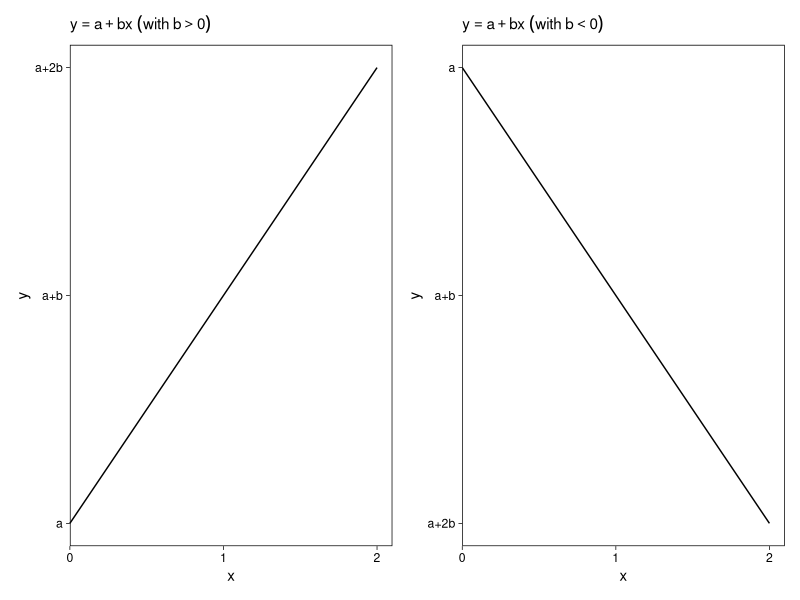
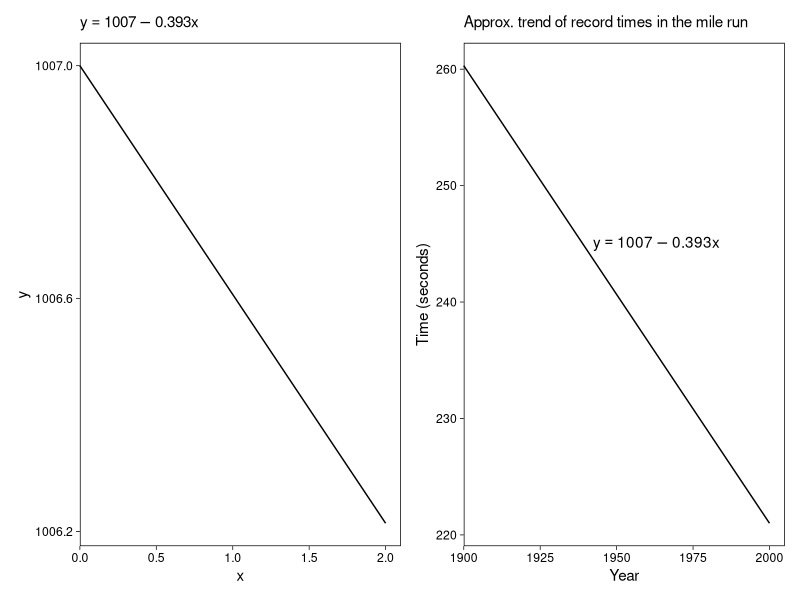
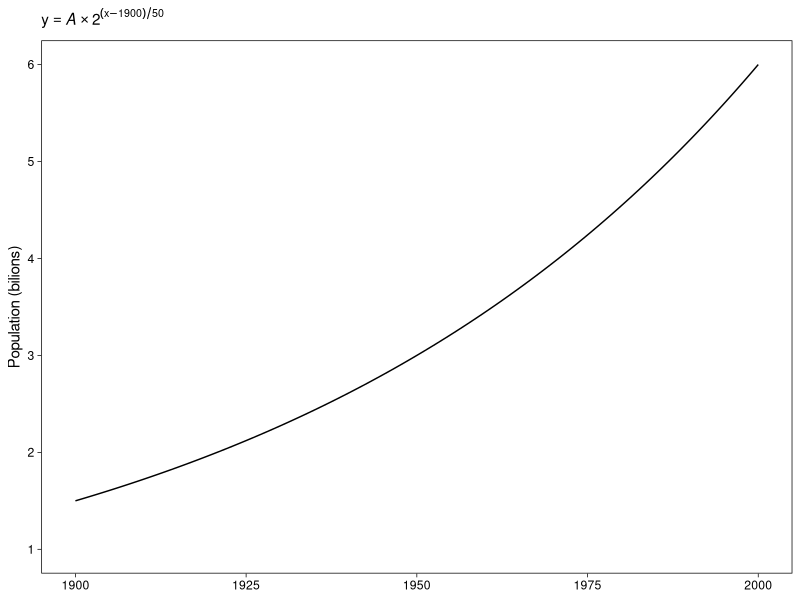
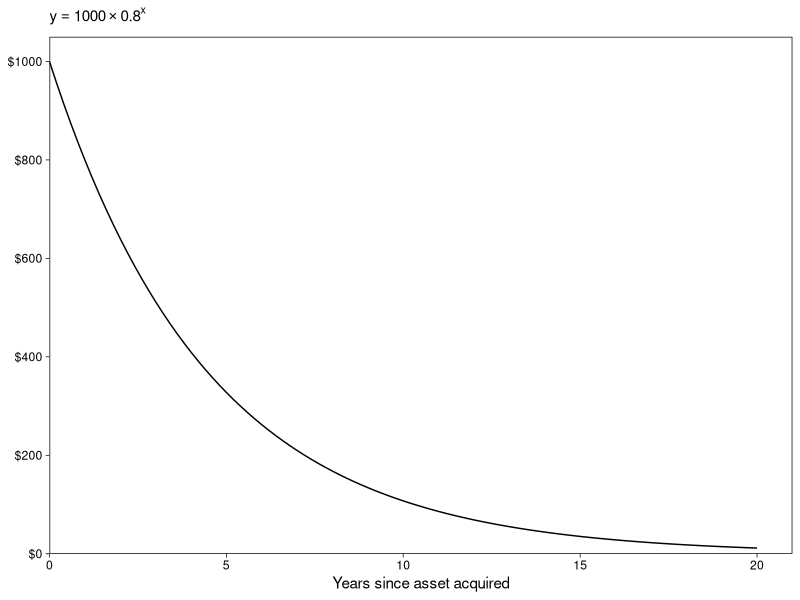
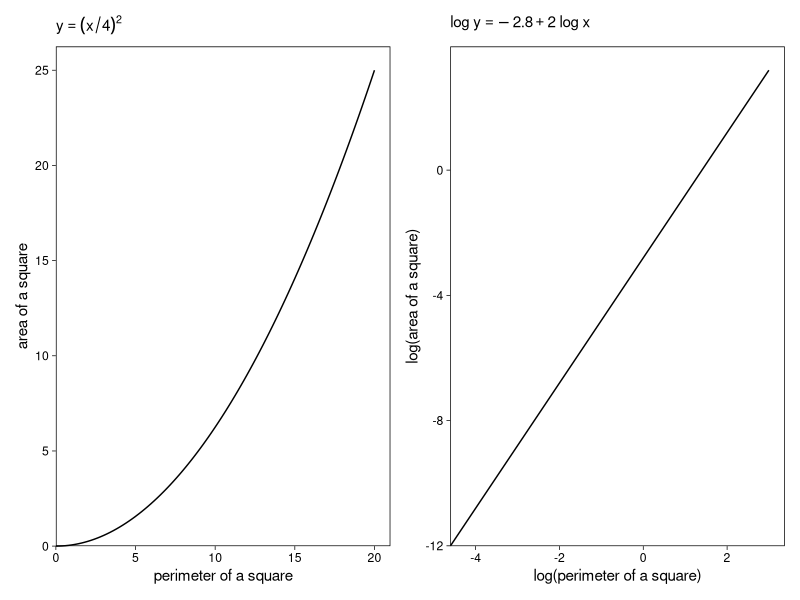
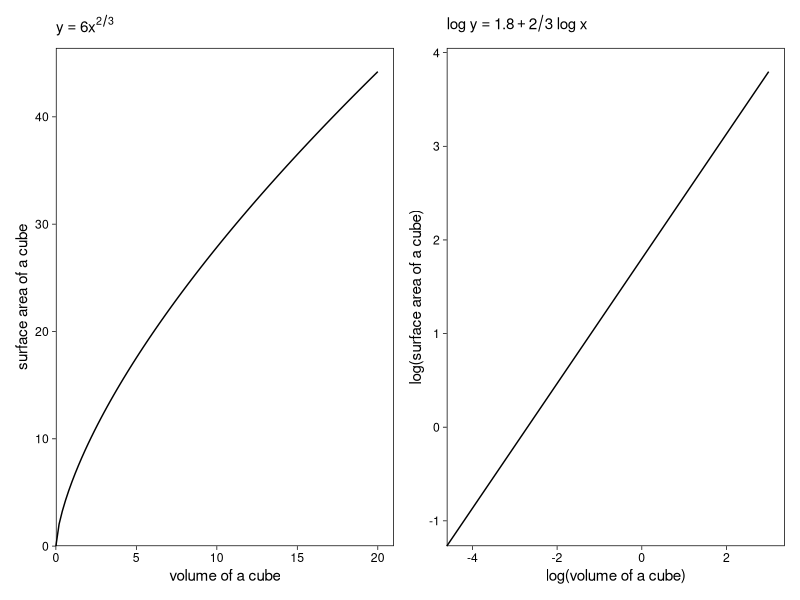
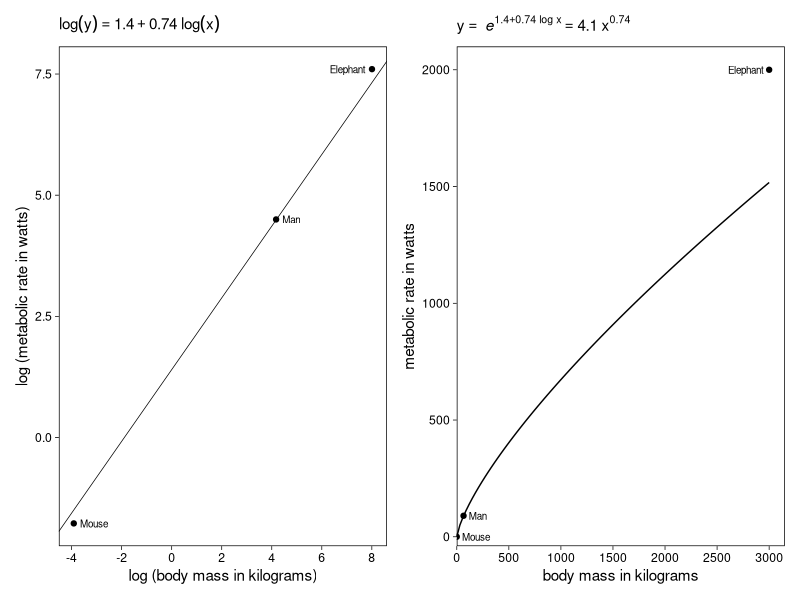
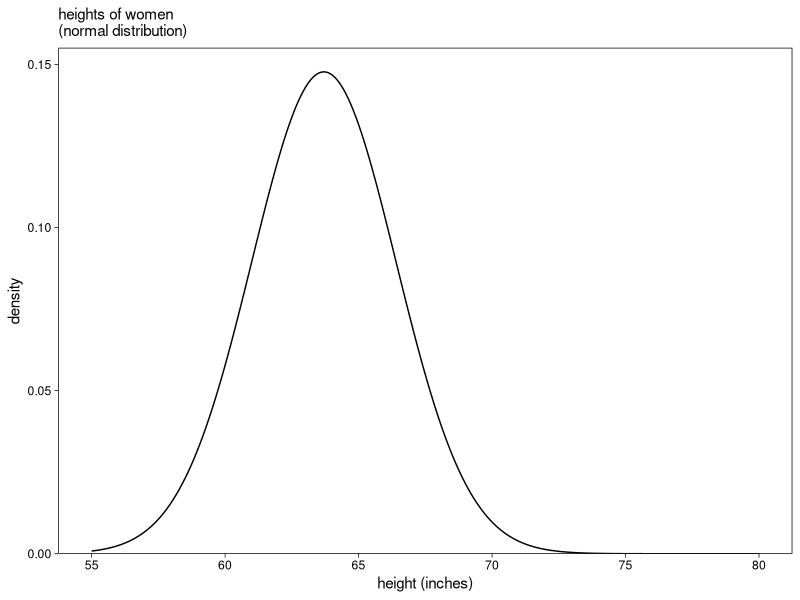

The R script that drew these images, in order:
## ---- chunk 1
knitr::opts_chunk$set(fig.retina = 2.5)
knitr::opts_chunk$set(fig.align = "center")
# options(width = 100)
## ---- chunk 2
library(tidyverse)

d <-
  tibble(stratum    = 1:3,
         label      = c("US", "Mexico", "Canada"),
         population = c(310, 112, 34) * 1e6,
         age_bar    = c(36.8, 26.7, 40.7))

# this is the tibble version of Figure 3.1
d

# compute the weighted average
d %>% 
  summarise(weighted_average = sum(population * age_bar) / sum(population))
## ---- chunk 3
d <-
  tibble(stratum = 1:2,
         label   = c("women", "men"),
         percent = c(51, 49),
         age_bar = c(38.1, 35.5))

# table form
d

# compute the weighted average
d %>% 
  summarise(weighted_average = sum(percent * age_bar) / sum(percent))
## ---- chunk 4
d <-
  tibble(stratum    = 1:2,
         label      = c("women", "men"),
         population = c(57, 15) * 1e5,
         percent    = c(79, 21),
         salary_bar = c(45865, 49207))

# table form
d

# compute the weighted average
d %>% 
  summarise(weighted_average = sum(percent * salary_bar) / sum(percent))
## ---- chunk 5
tibble(a_hat = 46.3,
       b_hat = 3.0,
       x     = c(-1, 0, 3)) %>% 
  mutate(formula = str_c(a_hat, " + ", b_hat, " * ", x)) %>% 
  mutate(y_hat = a_hat + b_hat * x)
## ---- chunk 6
# set the global plotting theme
theme_set(theme_linedraw() +
            theme(panel.grid = element_blank()))

a <- 0
b <- 1

# left
p1 <-
  tibble(x = 0:2) %>% 
  mutate(y = a + b * x) %>%
  
  ggplot(aes(x = x, y = y)) +
  geom_line() +
  scale_x_continuous(expand = expansion(mult = c(0, 0.05)), breaks = 0:2) +
  scale_y_continuous(breaks = 0:2, labels = c("a", "a+b", "a+2b")) +
  labs(subtitle = expression(y==a+bx~(with~b>0)))

b <- -1

# right
p2 <-
  tibble(x = 0:2) %>% 
  mutate(y = a + b * x) %>%
  
  ggplot(aes(x = x, y = y)) +
  geom_line() +
  scale_x_continuous(expand = expansion(mult = c(0, 0.05)), breaks = 0:2) +
  scale_y_continuous(breaks = 0:-2, labels = c("a", "a+b", "a+2b")) +
  labs(subtitle = expression(y==a+bx~(with~b<0)))

# combine with patchwork
library(patchwork)

p1 + p2
## ---- chunk 7
a <- 1007
b <- -0.393

# left
p1 <-
  tibble(x = 0:2) %>% 
  mutate(y = a + b * x) %>%
  
  ggplot(aes(x = x, y = y)) +
  geom_line() +
  scale_x_continuous(expand = expansion(mult = c(0, 0.05))) +
  scale_y_continuous(breaks = round(a + b * 0:2, digits = 1)) +
  labs(subtitle = expression(y==1007-0.393*x))
  
# right
p2 <-
  tibble(x = 0:2 * 50 + 1900) %>% 
  mutate(y = a + b * x) %>%
  
  ggplot(aes(x = x, y = y)) +
  geom_line() +
  annotate(geom = "text",
           x = 1963, y = 245,
           label = expression(y==1007-0.393*x),
           parse = T) +
  scale_x_continuous("Year", expand = expansion(mult = c(0, 0.05))) +
  scale_y_continuous("Time (seconds)", breaks = 22:26 * 10) +
  labs(subtitle = "Approx. trend of record times in the mile run")

# combine
p1 + p2
## ---- chunk 8
a <- 1.5 * 1e9

tibble(x = 1900:2000) %>% 
  mutate(y = a * 2^((x - 1900) / 50)) %>%
  
  ggplot(aes(x = x, y = y)) +
  geom_line() +
  scale_y_continuous("Population (bilions)", breaks = 1:6 * 1e9, labels = 1:6, limits = c(1e9, 6e9)) +
  labs(subtitle = expression(y==italic(A)%*%2^{(x-1900)/50}),
       x = NULL)
## ---- chunk 9
a <- 1e3

tibble(x = seq(from = 0, to = 20, by = 0.2)) %>% 
  mutate(y = a * 0.8^x) %>%
  
  ggplot(aes(x = x, y = y)) +
  geom_line() +
  scale_x_continuous("Years since asset acquired", expand = expansion(mult = c(0, 0.05))) +
  scale_y_continuous(NULL, breaks = 0:5 * 200, labels = function(x) str_c("$", x),
                     expand = expansion(mult = c(0, 0.05)), limits = c(0, NA)) +
  labs(subtitle = expression(y==1000%*%0.8^x),
       x = NULL)
## ---- chunk 10
p1 <-
  tibble(x = seq(from = 0, to = 20, by = 0.2)) %>% 
  mutate(y = (x / 4)^2) %>%
  
  ggplot(aes(x = x, y = y)) +
  geom_line() +
  scale_x_continuous("perimeter of a square", expand = expansion(mult = c(0, 0.05))) +
  scale_y_continuous("area of a square", expand = expansion(mult = c(0, 0.05))) +
  labs(subtitle = expression(y==(x/4)^2))

a <- -2.8
b <- 2

p2 <-
  # since log 0 = -infinity, start above 0
  tibble(x = seq(from = 0.01, to = 20, length.out = 20)) %>% 
  mutate(log_x = log(x)) %>% 
  mutate(log_y = a + b * log_x) %>%
  
  ggplot(aes(x = log_x, y = log_y)) +
  geom_line() +
  scale_x_continuous("log(perimeter of a square)", expand = expansion(mult = c(0, 0.05))) +
  scale_y_continuous("log(area of a square)", expand = expansion(mult = c(0, 0.05))) +
  labs(subtitle = expression(log~y==-2.8+2~log~x))

p1 + p2
## ---- chunk 11
p1 <-
  tibble(x = seq(from = 0, to = 20, by = 0.2)) %>% 
  mutate(y = 6 * x^(2/3)) %>%
  
  ggplot(aes(x = x, y = y)) +
  geom_line() +
  scale_x_continuous("volume of a cube", expand = expansion(mult = c(0, 0.05))) +
  scale_y_continuous("surface area of a cube", expand = expansion(mult = c(0, 0.05))) +
  labs(subtitle = expression(y==6*x^{2/3}))

a <- 1.8
b <- 2/3

p2 <-
  # since log 0 = -infinity, start above 0
  tibble(x = seq(from = 0.01, to = 20, length.out = 20)) %>% 
  mutate(log_x = log(x)) %>% 
  mutate(log_y = a + b * log_x) %>%
  
  ggplot(aes(x = log_x, y = log_y)) +
  geom_line() +
  scale_x_continuous("log(volume of a cube)", expand = expansion(mult = c(0, 0.05))) +
  scale_y_continuous("log(surface area of a cube)", expand = expansion(mult = c(0, 0.05))) +
  labs(subtitle = expression(log~y==1.8+2/3~log~x))

p1 + p2
## ---- chunk 12
# left
p1 <-
  tibble(mass   = log(c(0.02, 65, 3000)),
         meta   = log(c(0.17, 90, 2000)),
         label  = c("Mouse", "Man", "Elephant"),
         offset = c(0.25, 0.25, -0.25),
         hjust  = c(0, 0, 1)) %>% 
  
  ggplot(aes(y = meta)) +
  geom_abline(intercept = 1.4, slope = 0.74, size = 1/4) +
  geom_point(aes(x = mass)) +
  geom_text(aes(x = mass + offset, label = label, hjust = hjust),
            size = 2.5) +
  scale_x_continuous(breaks = -2:4 * 2) +
  labs(subtitle = expression(log(y)==1.4+0.74~log(x)),
       x = "log (body mass in kilograms)",
       y = "log (metabolic rate in watts)")
## ---- chunk 13
# right
p2 <-
  tibble(mass   = c(0.02, 65, 3000),
         meta   = c(0.17, 90, 2000),
         label  = c("Mouse", "Man", "Elephant"),
         offset = c(50, 50, -50),
         hjust  = c(0, 0, 1)) %>% 
  
  ggplot(aes(y = meta)) +
  geom_point(aes(x = mass)) +
  geom_text(aes(x = mass + offset, label = label, hjust = hjust),
            size = 2.5) +
  geom_function(fun = function(x) exp(1.4 + 0.74 * log(x))) +
  scale_x_continuous(breaks = 0:6 * 500, limits = c(0, NA),
                     expand = expansion(mult = c(0, 0.05))) +
  scale_y_continuous(expand = expansion(mult = c(0.02, 0.05))) +
  labs(subtitle = expression(y==~italic(e)^{1.4+0.74~log~x}==4.1~x^{0.74}),
       x = "body mass in kilograms",
       y = "metabolic rate in watts")

# combine
p1 + p2
## ---- chunk 14
mean <- 63.7
sd <- 2.7

tibble(height = seq(from = 55, to = 80, by = 0.1)) %>% 
  mutate(density = dnorm(height, mean = mean, sd = sd)) %>% 
  
  ggplot(aes(x = height, y = density)) +
  geom_line() +
  scale_y_continuous(expand = expansion(mult = c(0, 0.05)), limits = c(0, NA)) +
  labs(subtitle = "heights of women\n(normal distribution)",
       x = "height (inches)")
## ---- chunk 15
set.seed(3)

d <-
  tibble(z = rnorm(n = 1000, mean = mean, sd = sd))

d
## ---- chunk 16
d %>% 
  summarise(mean = sum(z) / 1000)
## ---- chunk 17
d %>% 
  mutate(squared_difference_from_mean = (z - mean(z))^2) %>% 
  summarise(variance = sum(squared_difference_from_mean) / 1000)
## ---- chunk 18
d %>% 
  summarise(mean = mean(z),
            var  = var(z),
            sd   = sd(z))
## ---- chunk 19
tibble(z = seq(from = -4, to = 4, by = 0.01)) %>% 
  mutate(density = dnorm(z, mean = 0, sd = 1)) %>% 
  
  ggplot(aes(x = z, y = density, ymin = 0, ymax = density)) +
  geom_ribbon(data = . %>% filter(z >= -3 & z <= 3),
              fill = "dodgerblue4") +
  geom_ribbon(data = . %>% filter(z >= -2 & z <= 2),
              fill = "dodgerblue3") +
  geom_ribbon(data = . %>% filter(z >= -1 & z <= 1),
              fill = "dodgerblue2") +
  geom_line() +
  annotate(geom = "text",
           x = c(-1.5, 0, 1.5),
           y = c(0.05, 0.15, 0.05),
           label = c("13.5%", "68%", "13.5%"),
           color = "white") +
  scale_x_continuous(NULL, breaks = -3:3, expand = c(0, 0)) +
  scale_y_continuous(NULL, breaks = NULL, expand = expansion(mult = c(0, 0.05))) +
  labs(subtitle = "normal distribution")
## ---- chunk 20
pnorm(-1) - pnorm(-2)
pnorm(1) - pnorm(-1)
pnorm(2) - pnorm(1)
## ---- chunk 21
pnorm(0 + 0.67) - pnorm(0 - 0.67)
## ---- chunk 22
pnorm(0 + 2) - pnorm(0 - 2)
pnorm(0 + 3) - pnorm(0 - 3)
## ---- chunk 23
# women
mean <- 63.7
sd <- 2.7

p1 <-
  tibble(height = seq(from = 55, to = 80, by = 0.1)) %>% 
  mutate(density = dnorm(height, mean = mean, sd = sd)) %>% 
  
  ggplot(aes(x = height, y = density)) +
  geom_line() +
  labs(subtitle = "heights of women\n(normal distribution)",
       x = "height (inches)")

# men
mean <- 69.1
sd <- 2.9

p2 <-
  tibble(height = seq(from = 55, to = 80, by = 0.1)) %>% 
  mutate(density = dnorm(height, mean = mean, sd = sd)) %>% 
  
  ggplot(aes(x = height, y = density)) +
  geom_line() +
  labs(subtitle = "heights of men\n(normal distribution)",
       x = "height (inches)")

# mixture of women and men
p3 <-
  tibble(height = seq(from = 55, to = 80, by = 0.1)) %>% 
  mutate(density = .52 * dnorm(height, mean = 63.7, sd = 2.7) + .48 * dnorm(height, mean = 69.1, sd = 2.9)) %>% 
  
  ggplot(aes(x = height, y = density)) +
  geom_line() +
  labs(subtitle = "heights of all adults\n(not a normal distribution)",
       x = "height (inches)")

# combine!
(p1 + p2 + p3) &
  scale_y_continuous(NULL, breaks = NULL,
                     expand = expansion(mult = c(0, 0.05)), limits = c(0, NA)) &
  theme(plot.subtitle = element_text(hjust = .5))
## ---- chunk 24
n <- 2e5

set.seed(3)

tibble(inches = rnorm(n, mean = 69.1, sd = 2.9),
       cm     = rnorm(n, mean = 2.54 * 69, sd = 2.54 * 2.9)) %>% 
  pivot_longer(everything()) %>% 
  mutate(name = factor(name, levels = c("inches", "cm"))) %>% 
  
  ggplot(aes(x = value)) +
  geom_histogram(fill = "grey50", bins = 60) +
  scale_y_continuous(NULL, breaks = NULL,
                     expand = expansion(mult = c(0, 0.05))) +
  xlab(NULL) +
  facet_wrap(~name, scales = "free")
## ---- chunk 25
n <- 100

set.seed(3)

d <-
  tibble(men   = rnorm(n, mean = 69.1, sd = 2.9),
         women = rnorm(n, mean = 63.7, sd = 2.7)) %>% 
  mutate(difference = men - women)
## ---- chunk 26
d %>% 
  summarise(mean = mean(difference),
            sd = sd(difference))
## ---- chunk 27
sqrt(2.9^2 / 100 + 2.7^2 / 100)
## ---- chunk 28
sim_difference <- function(seed) {
  
  set.seed(seed)
  
  tibble(men   = rnorm(n, mean = 69.1, sd = 2.9),
         women = rnorm(n, mean = 63.7, sd = 2.7)) %>% 
    transmute(difference = men - women) %>% 
    summarise(mean = mean(difference)) %>% 
    pull(mean)
  
}
## ---- chunk 29
tibble(seed = 1:n) %>% 
  mutate(mean = map_dbl(seed, sim_difference)) %>% 
  summarise(sd = sd(mean))
## ---- chunk 30
d %>% 
  summarise(s = sd(difference)) %>% 
  summarise(sem = s / sqrt(n))
## ---- chunk 31
p1 <-
  tibble(log_weight = seq(from = 4, to = 6, by = 0.01)) %>% 
  mutate(density = dnorm(log_weight, mean = 5.13, sd = 0.17)) %>% 
  
  ggplot(aes(x = log_weight, y = density)) +
  geom_line() +
  labs(subtitle = "log weights of men\n(normal distribution)",
       x = "logarithm of weight in pounds")


p2 <-
  tibble(weight = 50:350) %>% 
  mutate(density = dlnorm(weight, meanlog = 5.13, sdlog = 0.17)) %>%
  
  ggplot(aes(x = weight, y = density)) +
  geom_line() +
  scale_x_continuous(breaks = 1:7 * 50) +
  labs(subtitle = "weights of men\n(lognormal distribution)",
       x = "weight in pounds")

# combine!
(p1 + p2) &
  scale_y_continuous(NULL, breaks = NULL,
                     expand = expansion(mult = c(0, 0.05)), limits = c(0, NA)) &
  theme(plot.subtitle = element_text(hjust = .5))
## ---- chunk 32
exp(5.13)
exp(0.17)
## ---- chunk 33
set.seed(3)

n <- 20
p <- .3

rbinom(n = 1, size = n, prob = p)
## ---- chunk 34
set.seed(3)

d <-
  tibble(successes = rbinom(n = 1000, size = n, prob = p)) 

d %>% 
  ggplot(aes(x = successes)) +
  geom_bar() +
  scale_x_continuous(expand = c(0, 0)) +
  scale_y_continuous(expand = expansion(mult = c(0, 0.05))) +
  labs(subtitle = expression(1000~draws~from~binomial(italic(n)==20*","*~italic(p)==.3))) +
  coord_cartesian(xlim = c(0, 20)) +
  theme(plot.title.position = "plot")
## ---- chunk 35
n*p
sqrt(n*p*(1-p))
## ---- chunk 36
d %>% 
  summarise(mean = mean(successes),
            sd = sd(successes))
## ---- chunk 37
set.seed(3)

rpois(n = 1, lambda = 4.52)
## ---- chunk 38
set.seed(3)

d <-
  tibble(number = rpois(n = 1000, lambda = 4.52)) 

d %>% 
  ggplot(aes(x = number)) +
  geom_bar() +
  scale_x_continuous("number of cancers per year", 
                     expand = expansion(mult = c(0, 0.05))) +
  scale_y_continuous(expand = expansion(mult = c(0, 0.05))) +
  labs(subtitle = expression(1000~draws~from~Poisson(lambda==4.52))) +
  theme(plot.title.position = "plot")
## ---- chunk 39
set.seed(3)

tibble(number = rpois(n = 1000, lambda = 380)) %>% 
  ggplot(aes(x = number)) +
  geom_bar() +
  scale_x_continuous("380 hits per hour") +
  scale_y_continuous(expand = expansion(mult = c(0, 0.05))) +
  labs(subtitle = expression(1000~draws~from~Poisson(lambda==380))) +
  theme(plot.title.position = "plot")
## ---- chunk 40
set.seed(3)

tibble(number = rpois(n = 1000, lambda = 750 * .01)) %>% 
  ggplot(aes(x = number)) +
  geom_bar() +
  scale_x_continuous("# of Michaels you know", expand = expansion(mult = c(0, 0.05))) +
  scale_y_continuous(expand = expansion(mult = c(0, 0.05))) +
  labs(subtitle = expression(1000~draws~from~Poisson(lambda==7.5))) +
  theme(plot.title.position = "plot")
## ---- chunk 41
tibble(time = 0:1000) %>%
  mutate(control = dnorm(time, mean = 510, sd = 190),
         treated = dnorm(time, mean = 510 + 20, sd = 190)) %>% 
  pivot_longer(-time) %>% 
  
  ggplot(aes(x = time, y = value, group = name, color = name)) +
  geom_line() +
  scale_color_grey(start = .6, end = 0, breaks = NULL) +
  annotate(geom = "text",
           x = c(325, 710), y = 0.0015,
           label = c("Controls", "Treated"),
           color = c("grey40", "black"),
           hjust = c(1, 0)) +
  scale_y_continuous(NULL, breaks = NULL,
                     expand = expansion(mult = c(0, 0.05)), limits = c(0, NA)) +
  xlab("Exercise time (seconds)")
## ---- chunk 42
pnorm(c(510, 530), 510, 190)
## ---- chunk 43
tibble(p = seq(from = 0, to = 1, by = .001)) %>% 
  mutate(d = dnorm(p, mean = .49, sd = .04)) %>% 
  
  ggplot(aes(x = p, y = d)) +
  geom_vline(xintercept = .5, linetype = 2, color = "grey50") +
  geom_line() +
  scale_y_continuous(NULL, breaks = NULL,
                     expand = expansion(mult = c(0, 0.05)), limits = c(0, NA)) +
  xlab("probability the candidate will win")
## ---- chunk 44
dnorm(0.5, mean = 0.49, sd = 0.04) / 2e5
## ---- chunk 45
1000 * dnorm(0.5, mean = 0.49, sd = 0.04) / 2e5
## ---- chunk 46
tibble(p = seq(from = 0, to = 1, by = .001)) %>% 
  mutate(d = dnorm(p, mean = .5, sd = .2)) %>% 
  
  ggplot(aes(x = p, y = d)) +
  geom_vline(xintercept = .5, linetype = 2, color = "grey50") +
  geom_line() +
  scale_y_continuous(NULL, breaks = NULL,
                     expand = expansion(mult = c(0, 0.05)), limits = c(0, NA)) +
  xlab("generic probability the candidate will win")
## ---- chunk 47
dnorm(0.5, mean = .5, sd = .2) / 2e5
## ---- chunk 48
dbinom(1e5, size = 2e5, prob = .5)
## ---- chunk 49
dbinom(1e5, size = 2e5, prob = .49)
## ---- chunk 50
sessionInfo()
